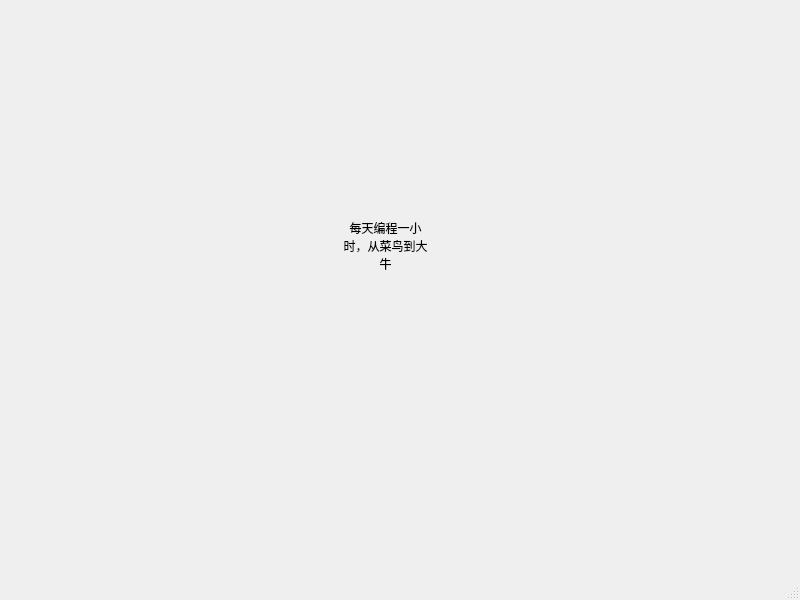
<?xml version="1.0" encoding="UTF-8"?>
<ui version="4.0">
 <class>MainWindow</class>
 <widget class="QMainWindow" name="MainWindow">
  <property name="geometry">
   <rect>
    <x>0</x>
    <y>0</y>
    <width>800</width>
    <height>600</height>
   </rect>
  </property>
  <property name="windowTitle">
   <string>MainWindow</string>
  </property>
  <widget class="QWidget" name="centralwidget">
   <widget class="QLabel" name="label">
    <property name="geometry">
     <rect>
      <x>340</x>
      <y>210</y>
      <width>91</width>
      <height>71</height>
     </rect>
    </property>
    <property name="text">
     <string>每天编程一小时，从菜鸟到大牛</string>
    </property>
    <property name="alignment">
     <set>Qt::AlignCenter</set>
    </property>
    <property name="wordWrap">
     <bool>true</bool>
    </property>
   </widget>
  </widget>
  <widget class="QMenuBar" name="menubar">
   <property name="geometry">
    <rect>
     <x>0</x>
     <y>0</y>
     <width>800</width>
     <height>26</height>
    </rect>
   </property>
  </widget>
  <widget class="QStatusBar" name="statusbar"/>
 </widget>
 <resources/>
 <connections/>
</ui>
